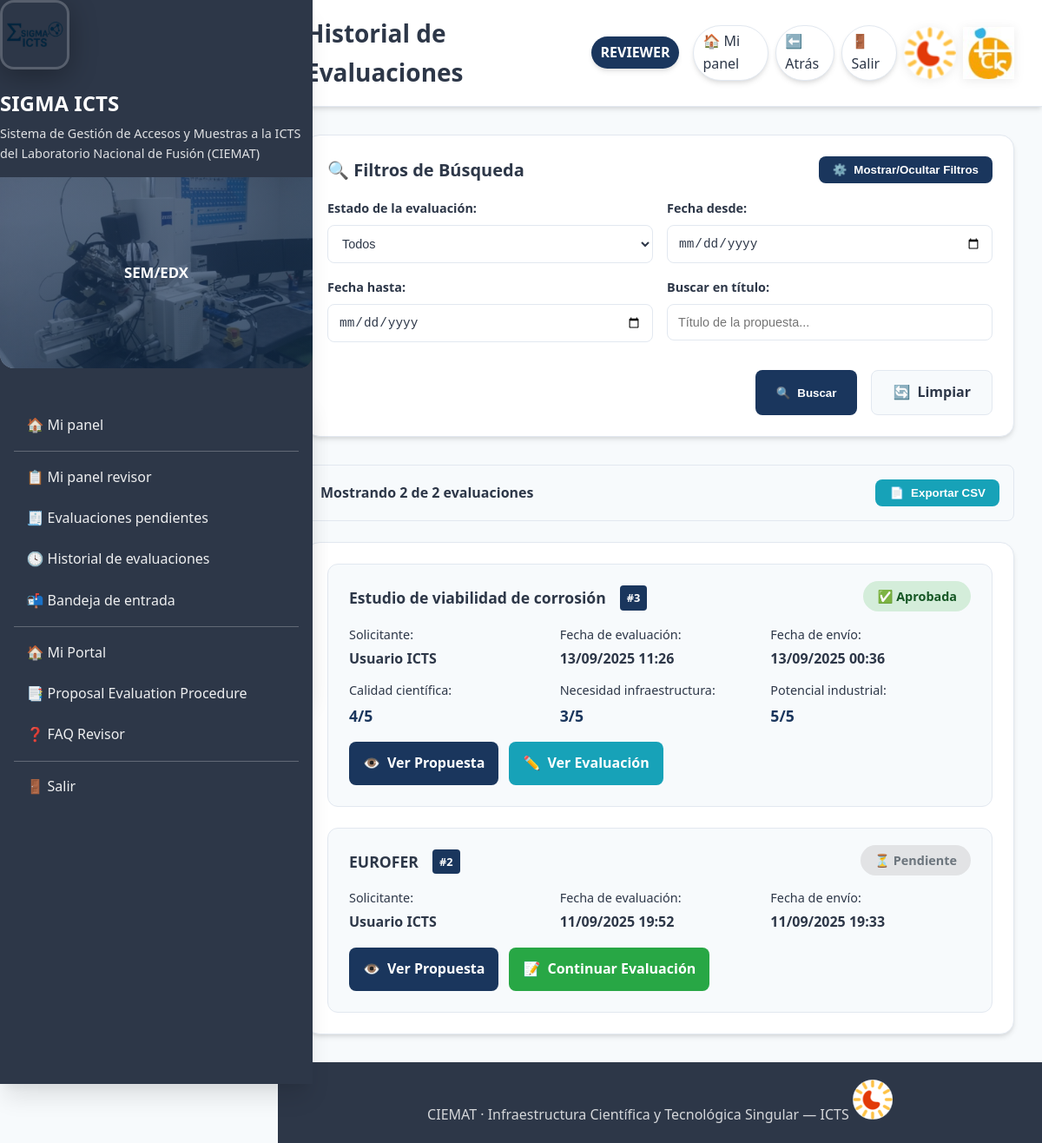
Before: /icts/reviews/history/ (signed in) with the older database file.
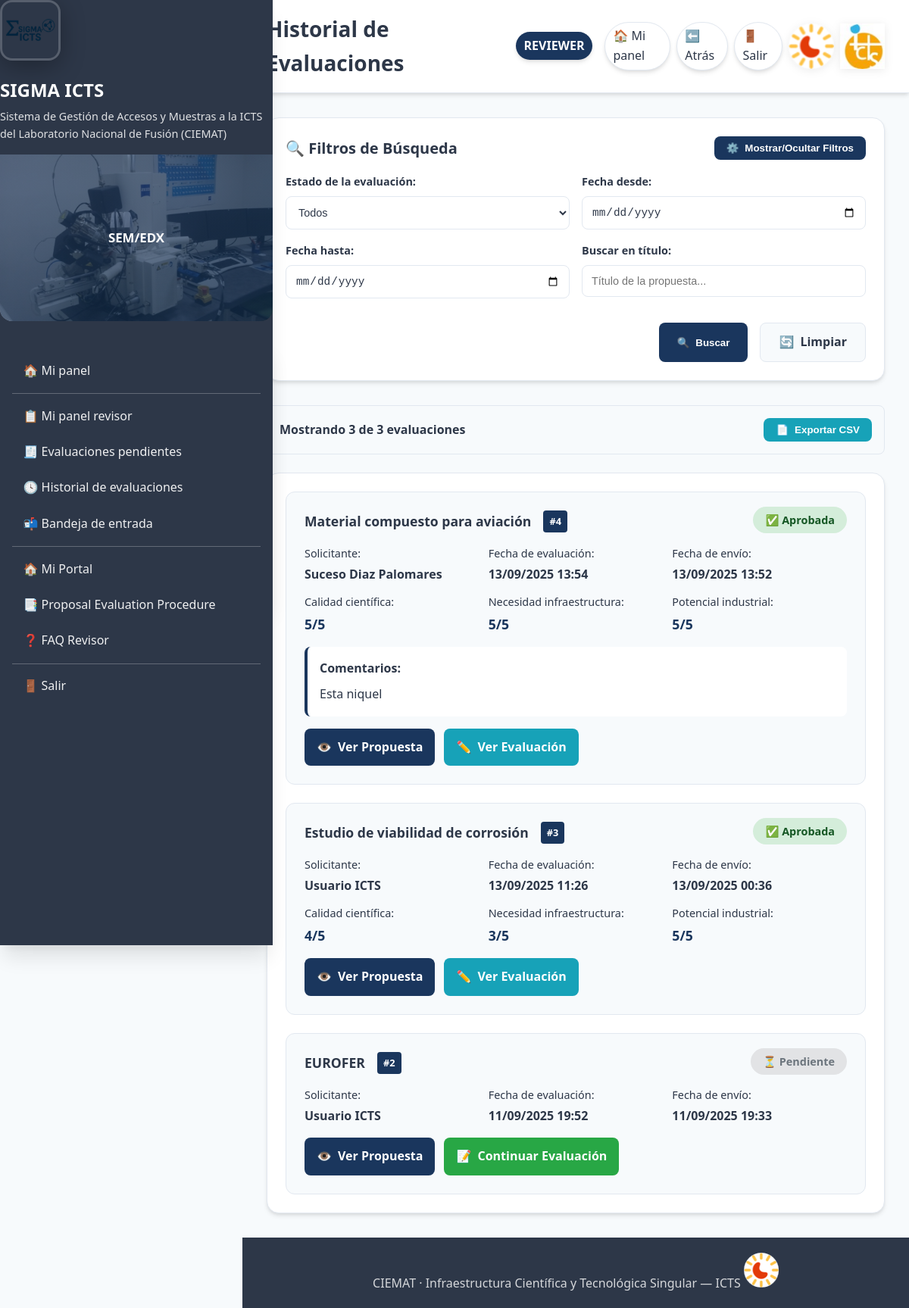
After: the same page with the newer database file.
### icts/models.py (models this page shows, shortened)
class ProposalReview(models.Model):
    DECISION = [
        ("pending", "Pending"),
        ("approve", "Approve"),
        ("request_changes", "Request changes"),
        ("reject", "Reject"),
    ]
    proposal = models.ForeignKey(
        AccessProposal, on_delete=models.CASCADE, related_name="reviews"
    )
    reviewer = models.ForeignKey(
        settings.AUTH_USER_MODEL, on_delete=models.CASCADE, related_name="icts_reviews"
    )
    decision = models.CharField(max_length=16, choices=DECISION, default="pending")
    comments = models.TextField(blank=True)
    updated_at = models.DateTimeField(auto_now=True)
    feasibility_ok = models.BooleanField(null=True, blank=True, help_text="Is this proposal technically feasible?")
    score_scientific_quality = models.IntegerField(
        null=True, blank=True,
        choices=[(i, i) for i in range(1, 6)],
        help_text="Scientific quality score (1-5)"
    )
    score_need_infrastructure = models.IntegerField(
        null=True, blank=True,
        choices=[(i, i) for i in range(1, 6)],
        help_text="Need for advanced infrastructure score (1-5)"
    )
    score_industrial_potential = models.IntegerField(
        null=True, blank=True,
        choices=[(i, i) for i in range(1, 6)],
        help_text="Industrial potential score (1-5)"
    )
    class Meta:
        unique_together = ("proposal", "reviewer")

class AccessProposal(models.Model):
    PROJECT_TYPE_CHOICES = [
        ("international", "International"),
        ("european", "European"),
        ("national", "National"),
        ("regional", "Regional"),
    ]
    STATUS_CHOICES = [
        ("draft", "Draft"),
        ("submitted", "Submitted"),
        ("accepted", "Accepted"),
        ("rejected", "Rejected"),
    ]
    applicant = models.ForeignKey(
        settings.AUTH_USER_MODEL,
        on_delete=models.CASCADE,
        related_name="icts_proposals",
    )
    title = models.CharField(max_length=200)
    scope = models.TextField(blank=True)
    facilities = models.ManyToManyField(Facility, blank=True)
    status = models.CharField(max_length=12, choices=STATUS_CHOICES, default="draft")
    created_at = models.DateTimeField(auto_now_add=True)
    is_new_request = models.BooleanField(default=True, help_text="Is this a new request?")
    previous_access = models.ForeignKey(
        'self',
        on_delete=models.SET_NULL,
        null=True,
        blank=True,
        help_text="Previous approved request to copy data from"
    )
    access_code = models.CharField(max_length=50, blank=True, help_text="Auto-generated access code")
    applicant_is_different = models.BooleanField(default=False)
    organization = models.CharField(max_length=200, blank=True, help_text="Center/Institution")
    contact_person = models.CharField(max_length=200, blank=True)
    email = models.EmailField(blank=True)
    phone = models.CharField(max_length=50, blank=True)
    project_name = models.CharField(max_length=200, blank=True)
    project_type = models.CharField(
        max_length=100,
        blank=True,
        choices=PROJECT_TYPE_CHOICES,
        help_text="International, European, National, Regional",
    )
    funding_source = models.CharField(max_length=200, blank=True)
    start_year = models.IntegerField(null=True, blank=True)
    end_year = models.IntegerField(null=True, blank=True)
    previous_experiments = models.TextField(blank=True)
    references = models.TextField(blank=True)
    facility_sem = models.BooleanField(default=False)
    facility_sem_fib = models.BooleanField(default=False)
    facility_imp = models.BooleanField(default=False)
    facility_sims = models.BooleanField(default=False)
    facility_confocal = models.BooleanField(default=False)
    facility_vdg = models.BooleanField(default=False)
    facility_profilometer = models.BooleanField(default=False)

### icts/views.py (the view, shortened to what this page needs)
# urls.py: path("reviews/history/", views.review_history, name="review_history"),
@login_required(login_url="/accounts/login/icts/")
@user_passes_test(is_reviewer)
@never_cache
def review_history(request):
    from django.core.paginator import Paginator
    from django.db.models import Q
    reviews = ProposalReview.objects.filter(
        reviewer=request.user
    ).select_related('proposal', 'proposal__applicant').order_by('-updated_at')
    decision = request.GET.get('decision')
    date_from = request.GET.get('date_from')
    date_to = request.GET.get('date_to')
    search = request.GET.get('search')
    if decision:
        reviews = reviews.filter(decision=decision)
    if date_from:
        reviews = reviews.filter(updated_at__date__gte=date_from)
    if date_to:
        reviews = reviews.filter(updated_at__date__lte=date_to)
    paginator = Paginator(reviews, 10)  # 10 evaluaciones por página
    page_number = request.GET.get('page')
    page_obj = paginator.get_page(page_number)
    context = {
        'reviews': page_obj,
        'total_reviews': reviews.count(),
        'is_paginated': page_obj.has_other_pages(),
        'page_obj': page_obj,
    }
    return render(request, "icts/review_history.html", context)

### icts/templates/icts/review_history.html (shortened to what this page needs)
{% extends "base_icts.html" %}
{% load form_extras %}
{% block page_title %}Historial de Evaluaciones{% endblock %}
{% block content %}
<div class="history-container">
  <div class="filters-section">
    <div class="filters-header">
      <h3 class="filters-title">🔍 Filtros de Búsqueda</h3>
      <button type="button" id="toggle-filters" class="toggle-filters-btn">
        <span class="toggle-icon">⚙️</span>
        <span class="toggle-text">Mostrar/Ocultar Filtros</span>
      </button>
    </div>
    <div class="filters-content" id="filters-content">
      <form method="get" class="filters-form">
        <div class="filters-grid">
          <div class="filter-group">
            <label class="filter-label">Estado de la evaluación:</label>
            <select name="decision" class="filter-select">
              <option value="">Todos</option>
            </select>
          </div>
          <div class="filter-group">
            <label class="filter-label">Fecha desde:</label>
            <input type="date" name="date_from" value="{{ request.GET.date_from }}" class="filter-input">
          </div>
          <div class="filter-group">
            <label class="filter-label">Fecha hasta:</label>
            <input type="date" name="date_to" value="{{ request.GET.date_to }}" class="filter-input">
          </div>
          <div class="filter-group">
            <label class="filter-label">Buscar en título:</label>
            <input type="text" name="search" value="{{ request.GET.search }}" placeholder="Título de la propuesta..." class="filter-input">
          </div>
        </div>
        <div class="filters-actions">
          <button type="submit" class="filter-btn primary">
            <span class="btn-icon">🔍</span>
            <span class="btn-text">Buscar</span>
          </button>
          <a href="{% url 'icts:review_history' %}" class="filter-btn secondary">
            <span class="btn-icon">🔄</span>
            <span class="btn-text">Limpiar</span>
          </a>
        </div>
      </form>
    </div>
  </div>
  <div class="results-stats">
    <div class="stats-summary">
      <span class="stats-text">Mostrando {{ reviews|length }} de {{ total_reviews }} evaluaciones</span>
    </div>
    <div class="export-actions">
      <button type="button" class="export-btn" onclick="exportToCSV()">
        <span class="btn-icon">📄</span>
        <span class="btn-text">Exportar CSV</span>
      </button>
    </div>
  </div>
  <div class="reviews-section">
    {% if reviews %}
      <div class="reviews-list">
        {% for review in reviews %}
        <div class="review-item">
          <div class="review-header">
            <div class="review-title">
              <h4 class="proposal-title">{{ review.proposal.title|default:"(Sin título)" }}</h4>
              <span class="proposal-id">#{{ review.proposal.id }}</span>
            </div>
            <div class="review-status">
              <span class="status-badge decision-{{ review.decision }}">
                {% if review.decision == 'approve' %}✅ Aprobada
                {% elif review.decision == 'reject' %}❌ Rechazada
                {% elif review.decision == 'request_changes' %}🔄 Cambios solicitados
                {% else %}⏳ Pendiente{% endif %}
              </span>
            </div>
          </div>
          <div class="review-details">
            <div class="detail-grid">
              <div class="detail-item">
                <span class="detail-label">Solicitante:</span>
                <span class="detail-value">{{ review.proposal.applicant.get_full_name|default:review.proposal.applicant.get_username }}</span>
              </div>
              <div class="detail-item">
                <span class="detail-label">Fecha de evaluación:</span>
                <span class="detail-value">{{ review.updated_at|date:"d/m/Y H:i" }}</span>
              </div>
              <div class="detail-item">
                <span class="detail-label">Fecha de envío:</span>
                <span class="detail-value">{{ review.proposal.created_at|date:"d/m/Y H:i" }}</span>
              </div>
              {% if review.score_scientific_quality %}
              <div class="detail-item">
                <span class="detail-label">Calidad científica:</span>
                <span class="detail-value score">{{ review.score_scientific_quality }}/5</span>
              </div>
              {% endif %}
              {% if review.score_need_infrastructure %}
              <div class="detail-item">
                <span class="detail-label">Necesidad infraestructura:</span>
                <span class="detail-value score">{{ review.score_need_infrastructure }}/5</span>
              </div>
              {% endif %}
              {% if review.score_industrial_potential %}
              <div class="detail-item">
                <span class="detail-label">Potencial industrial:</span>
                <span class="detail-value score">{{ review.score_industrial_potential }}/5</span>
              </div>
              {% endif %}
            </div>
            {% if review.comments %}
            <div class="review-comments">
              <span class="comments-label">Comentarios:</span>
              <div class="comments-content">{{ review.comments }}</div>
            </div>
            {% endif %}
          </div>
          <div class="review-actions">
            <a href="{% url 'icts:proposal_detail' review.proposal.pk %}" class="action-btn view">
              <span class="btn-icon">👁️</span>
              <span class="btn-text">Ver Propuesta</span>
            </a>
            {% if review.decision == 'pending' %}
            <a href="{% url 'icts:review_start' review.proposal.pk %}" class="action-btn evaluate">
              <span class="btn-icon">📝</span>
              <span class="btn-text">Continuar Evaluación</span>
            </a>
            {% else %}
            <a href="{% url 'icts:review_start' review.proposal.pk %}" class="action-btn edit">
              <span class="btn-icon">✏️</span>
              <span class="btn-text">Ver Evaluación</span>
            </a>
            {% endif %}
          </div>
        </div>
        {% endfor %}
      </div>
    {% endif %}
  </div>
</div>
{% endblock %}

### templates/base_icts.html (shortened to what this page needs)
{% load static %}
{% load form_extras %}
{% get_media_prefix as MEDIA_URL %}
<!doctype html>
<html lang="es">
  <head>
  </head>
  <body class="{% block body_class %}{% endblock %}">
    <div class="app">
      {% block sidebar %}
      <aside class="sidebar">
        <div class="sidebar-header">
          <img class="logo" src="{{ MEDIA_URL }}Logos/logo_sigma.png" alt="SIGMA ICTS">
          <div class="brand-title">SIGMA ICTS</div>
          <div class="brand-sub">Sistema de Gestión de Accesos y Muestras a la ICTS del Laboratorio Nacional de Fusión (CIEMAT)</div>
        </div>
        <div class="banner" id="ictsBanner">
          <div class="slide active" style="background-image:url('{{ MEDIA_URL }}SEM_FIB/SEM1.png')"><div class="overlay"><div class="banner-text">SEM/EDX</div></div></div>
        </div>
        <nav class="nav">
          {% include "icts/_sidebar.html" %}
        </nav>
      </aside>
      {% endblock %}
      <main class="main">
        <header class="header">
          <div class="header-inner">
            <h1 class="title">{% block page_title %}Σ SIGMA ICTS{% endblock %}</h1>
            <div class="logos">
              {% block top_right_logos %}
                {% include "icts/_topbar_actions.html" %}
                <img src="{{ MEDIA_URL }}Logos/logo_sol.png" alt="LNF">
                <img src="{{ MEDIA_URL }}Logos/sol_icts.png.jpg" alt="ICTS">
              {% endblock %}
            </div>
          </div>
        </header>
        <section class="content">
          {% block content %}{% endblock %}
        </section>
        <footer class="footer">
          CIEMAT · Infraestructura Científica y Tecnológica Singular — ICTS
          <img src="{{ MEDIA_URL }}Logos/logo_sol.png" alt="LNF">
        </footer>
      </main>
    </div>
  </body>
</html>

### icts/templates/icts/_sidebar.html (shortened to what this page needs)
{% load static %}
{% load form_extras %}
<nav class="sidebar">
  <ul class="menu">
    <li><a href="{% url 'icts:dashboard' %}">🏠 Mi panel</a></li>
    {% if request.user.is_authenticated %}
      <li class="menu-sep"></li>
      {% if request.user|has_group:"revisores" %}
        <li><a href="{% url 'icts:reviewer_dashboard_new' %}">📋 Mi panel revisor</a></li>
        <li><a href="{% url 'icts:reviewer_inbox' %}">🧾 Evaluaciones pendientes</a></li>
        <li><a href="{% url 'icts:review_history' %}">🕓 Historial de evaluaciones</a></li>
        <li><a href="{% url 'icts:reviewer_mailbox' %}">📬 Bandeja de entrada</a></li>
      {% endif %}
      <li class="menu-sep"></li>
      <li><a href="{% url 'portal:home' %}">🏠 Mi Portal</a></li>
      <li><a href="{% url 'icts:proposal_evaluation' %}">📑 Proposal Evaluation Procedure</a></li>
      <li><a href="{% url 'icts:reviewer_faq' %}">❓ FAQ Revisor</a></li>
      <li class="menu-sep"></li>
      <li><a href="{% url 'accounts:logout' %}">🚪 Salir</a></li>
    {% endif %}
  </ul>
</nav>

### icts/templates/icts/_topbar_actions.html (shortened to what this page needs)
{% if request.user.is_authenticated %}
  {% with role=icts_role_name %}
    {% if role == 'Usuario' %}
      <span class="role-chip">USER</span>
    {% elif role == 'Revisor' %}
      <span class="role-chip">REVIEWER</span>
    {% elif role %}
      <span class="role-chip">{{ role|upper }}</span>
    {% else %}
      <span class="role-chip">USER</span>
    {% endif %}
  {% endwith %}
  <nav class="top-actions">
    <a href="{% url 'icts:dashboard' %}" class="chip">🏠 Mi panel</a>
    <a href="javascript:history.back()" class="chip">⬅️ Atrás</a>
    <a href="{% url 'accounts:logout' %}" class="chip">🚪 Salir</a>
  </nav>
{% endif %}

Changed rows visible on the page:
added ProposalReview: proposal "Material compuesto para aviación", proposal.id "4", decision "✅ Aprobada", proposal.applicant.get_full_name "Suceso Diaz Palomares", updated_at "13/09/2025 13:54", proposal.created_at "13/09/2025 13:52", score_scientific_quality "5", score_need_infrastructure "5", score_industrial_potential "5", comments "Esta niquel"
Other visible differences:
{{ reviews|length }}: "2" → "3"
{{ total_reviews }}: "2" → "3"
